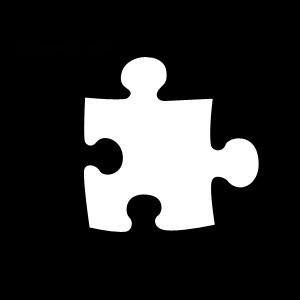
#> input picture hacking-challenges.de/stegano/2/stegano_2.jpg, 300 x 300 px
$ python steg2.py
#> lines starting #> are read from the running program, lines starting #| are printed output that depends on the picture
#!/usr/bin/env python

import Image

def main():
	img = Image.open("stegano_2.jpg").convert("RGB")
#> img is the input picture: PIL image 300x300 RGB; min 0, max 255, mean 50.1
	xDim, yDim = img.size
#> xDim = 300; yDim = 300
	ram = img.load()

	for y in range(yDim):
		for x in range(xDim):
			if ram[x,y] != (0,0,0):
				ram[x,y] = (0,0,255)
	img.show()
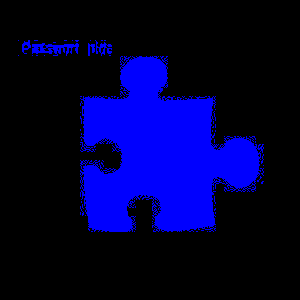
#> shown: PIL image 300x300 RGB; mean R, G, B 0, 0, 57

main()
